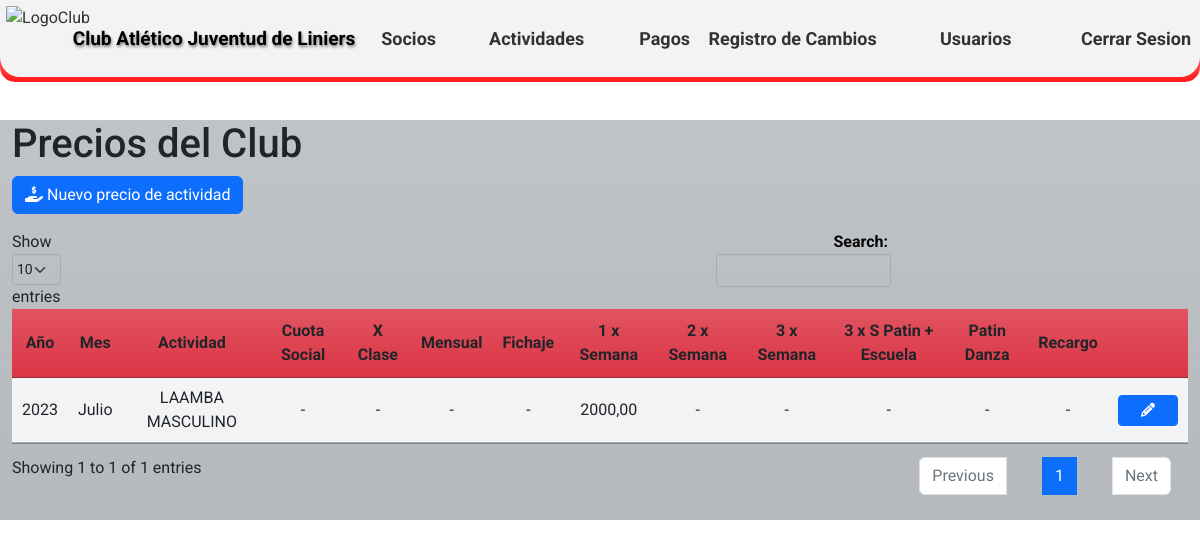
The app's page /prices_list/ (signed in), older data.
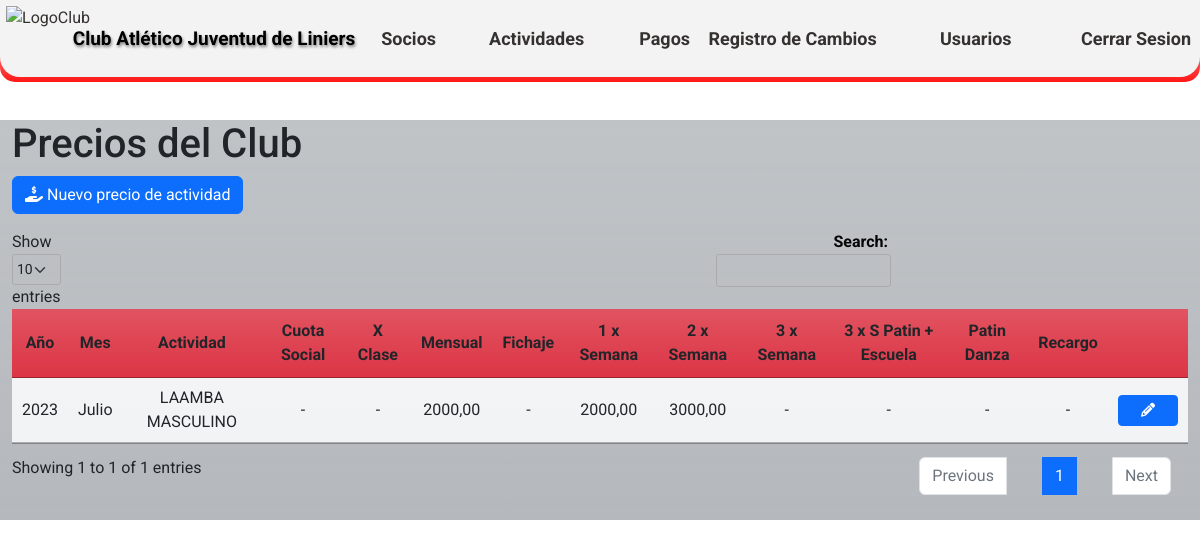
The same page, newer data.
### CAJL/aplications/prices/models.py (models this page shows)
class prices (models.Model):
    MES_CHOICES =(
        ('0', 'Enero'),
        ('1', 'Febrero'),
        ('2', 'Marzo'),
        ('3', 'Abril'),
        ('4', 'Mayo'),
        ('5', 'Junio'),
        ('6', 'Julio'),
        ('7', 'Agosto'),
        ('8', 'Septiembre'),
        ('9', 'Octubre'),
        ('10', 'Noviembre'),
        ('11', 'Diciembre'),
    )
    anio = models.IntegerField ('Año', blank=False, null=False, default='2023')
    mes = models.CharField('Mes',max_length=2, choices=MES_CHOICES, default='0', blank=False, null=False)
    actividad = models.ForeignKey(activities, on_delete=models.CASCADE, blank=False, null=False)
    valor_clase_consulta = models.DecimalField('Valor de la clase por consulta', max_digits=10, decimal_places=2,blank=True, null=True)
    valor_mensual_fijo = models.DecimalField ('Valor mensual fijo', max_digits=10, decimal_places=2,blank=True, null=True)
    valor_mensual_1semana = models.DecimalField('Valor mensual por 1 vez a la semana', max_digits=10, decimal_places=2,blank=True, null=True)
    valor_mensual_2semana = models.DecimalField ('Valor mensual por 2 veces a la semana',max_digits=10, decimal_places=2,blank=True, null=True)
    valor_clase_3semana = models.DecimalField('Valor mensual por 3 veces a la semana', max_digits=10, decimal_places=2,blank=True, null=True)
    valor_patindanza = models.DecimalField('Valor mensual de Patin con danza', max_digits=10, decimal_places=2,blank=True, null=True)
    valor_patin3semanaescula = models.DecimalField('Valor mensual de 3 veces por semana de Patín + escuela', max_digits=10, decimal_places=2,blank=True, null=True)
    valor_fichaje_anual = models.DecimalField('Valor del fichaje anual', max_digits=10, decimal_places=2,blank=True, null=True)
    valor_libre = models.DecimalField ('Valor libre', max_digits=10, decimal_places=2,blank=True, null=True)
    cuota_social = models.DecimalField('Cuota Social', max_digits=10, decimal_places=2,blank=True, null=True)
    medio_mes = models.DecimalField('Medio Mes', max_digits=10, decimal_places=2,blank=True, null=True)
    mes_impago = models.DecimalField('Recargo', max_digits=10, decimal_places=2,blank=True, null=True)
    user = models.ForeignKey(User, on_delete=models.CASCADE)
    class Meta:
        verbose_name = 'Precio'
        verbose_name_plural = 'Precios del club'
        ordering = ['-anio']

### CAJL/aplications/activities/models.py (models this page shows, shortened)
class activities (models.Model):
    ACTIV_CHOICES =(
        ('0', 'Mensual'),
        ('1', 'Porcentaje'),
        ('2', 'Alquiler'),
    )
    nombre_actividad = models.CharField ('Nombre de la actividad',max_length=30)
    tipo_actividad = models.CharField('Tipo de cobro de la actividad',max_length=2, choices=ACTIV_CHOICES, default='0')
    descripcion = models.CharField('Descripción', max_length=50, blank=True)
    user = models.ForeignKey(User, on_delete=models.CASCADE)
    class Meta:
        verbose_name = 'Actividad'
        verbose_name_plural = 'Actividades del club'
        ordering = ['id']

### CAJL/aplications/prices/views.py (the view)
# urls.py: path('prices_list/', prices_list, name='prices_list'),
@login_required
def prices_list(request):
    price_data = prices.objects.all()
    context = {
        'price_data': price_data,
    }
    return render(request, 'prices/prices_list.html', context)

### templates/prices/prices_list.html (shortened to what this page needs)
{% extends 'loginregister/base.html' %}
{% load static %}
{% block content %}
<!DOCTYPE html>
<html>
<head>
    <link rel="stylesheet" type="text/css" href={% static 'css/Estilos_DT.css' %} media="screen">
    <link rel="stylesheet" href="https://cdnjs.cloudflare.com/ajax/libs/font-awesome/6.2.0/css/all.min.css"/>
    <link rel="stylesheet" type="text/css" href="https://cdn.datatables.net/1.10.25/css/jquery.dataTables.min.css">
     <link type="text/css" href="https://cdn.datatables.net/responsive/2.5.0/css/responsive.dataTables.min.css" rel="stylesheet" >
</head>
<body>
<br>
<br>
<br>
<br>
    <div class="container h-60 my-4">
        <div class="row">
            <div class="col-xl-12 bg-secondary bg-gradient bg-opacity-50">
                <h1>Precios del Club</h1>
                <div class="row mb-3">
                    <div class="col-md-6">
                        <button id="btn_Precio" class="btn btn-primary"><i class="fa-solid fa-hand-holding-dollar"></i></i> Nuevo precio de actividad</button>
                    </div>
                </div>
                    <table id="prices-table" class="display table table-striped">
                        <thead>
                            <tr class="bg-danger bg-gradient">
                                <th class="centered">Año</th>
                                <th class="centered">Mes</th>
                                <th class="centered">Actividad</th>
                                <th class="centered">Cuota Social</th>
                                <th class="centered">X Clase</th>
                                <th class="centered">Mensual</th>
                                <th class="centered">Fichaje</th>
                                <th class="centered">1 x Semana</th>
                                <th class="centered">2 x Semana</th>
                                <th class="centered">3 x Semana</th>
                                <th class="centered">3 x S Patin + Escuela</th>
                                <th class="centered">Patin Danza</th>
                                <th class="centered">Recargo</th>
                                <th class="centered"></th>
                            </tr>
                            <tbody  class="bg-light bg-gradient">
                                {% for price in price_data %}
                                <tr>
                                  <td class="centered">{{ price.anio }}</td>
                                  <td class="centered">{{ price.get_mes_display }}</td>
                                  <td class="centered">{{ price.actividad.nombre_actividad }}</td>
                                  <td class="centered">{% if price.cuota_social %}{{ price.cuota_social }}{% else %}-{% endif %}</td>
                                  <td class="centered">{% if price.valor_clase_consulta %}{{ price.valor_clase_consulta }}{% else %}-{% endif %}</td>
                                  <td class="centered">{% if price.valor_mensual_fijo %}{{ price.valor_mensual_fijo }}{% else %}-{% endif %}</td>
                                  <td class="centered">{% if price.valor_fichaje_anual %}{{ price.valor_fichaje_anual }}{% else %}-{% endif %}</td>
                                  <td class="centered">{% if price.valor_mensual_1semana %}{{ price.valor_mensual_1semana }}{% else %}-{% endif %}</td>
                                  <td class="centered">{% if price.valor_mensual_2semana %}{{ price.valor_mensual_2semana }}{% else %}-{% endif %}</td>
                                  <td class="centered">{% if price.valor_clase_3semana %}{{ price.valor_clase_3semana }}{% else %}-{% endif %}</td>
                                  <td class="centered">{% if price.valor_patin3semanaescula %}{{ price.valor_patin3semanaescula }}{% else %}-{% endif %}</td>
                                  <td class="centered">{% if price.valor_patindanza %}{{ price.valor_patindanza }}{% else %}-{% endif %}</td>
                                  <td class="centered">{% if price.mes_impago %}{{ price.mes_impago }}{% else %}-{% endif %}</td>
                                  <td class="centered">
                                    <a href={% url 'detalles_precio' price.id %} class="btn btn-sm btn-primary btn-custom-width">
                                    <i class="fas fa-pencil-alt"></i>
                                    </a>
                                  </td>
                                </tr>
                                  {% endfor %}
                            </tbody>
                        </thead>
                    </table>
            </div>
        </div>
    </div>
</body>
</html>
{% endblock %}

### templates/loginregister/base.html (shortened to what this page needs)
<!DOCTYPE html>
<html lang="es">
<head>
  {% load static %}
    <link rel="stylesheet" type="text/css" href={% static 'css/EstilosHome1.css' %} media="screen">
    <link rel="stylesheet" href="https://cdnjs.cloudflare.com/ajax/libs/animate.css/4.1.1/animate.min.css">
    <link rel="stylesheet" href="https://cdn.jsdelivr.net/npm/bootstrap@5.2.2/dist/css/bootstrap.min.css"
 />
    <link
    rel="stylesheet"
    href="https://cdnjs.cloudflare.com/ajax/libs/font-awesome/6.2.0/css/all.min.css"
   />
<body>
 <section class="sec">
    <header>
        <nav>
            <ul id="ContenedorMenu">
                <li class="ItemMenu Logo centrado"><a title="Volver al menu principal" class="centrado" href={% url 'home' %}><img class="LogoMenu" src="https://github.com/MarcoNu97/Proyecto_CAJL/blob/main/Interfaz%20Principal/ImagenesHome/EscudoHome.png?raw=true" alt="LogoClub"></a></li>
                <li class="ItemMenu Titulo"><a title="Volver al menu principal" class="Texto centrado Tx animate__animated animate__pulse" href={% url 'home' %}>Club Atlético Juventud de Liniers</a></li>
                {% if request.user.is_authenticated %}
                <li class="ItemMenu M2 h centrado"><a class="h centrado" href={% url 'socios' %}>Socios</a></li>
                <li class="ItemMenu M2 h centrado">
                    <a class="h centrado dropa1" onmouseover="toggleDropdown()" href={% url 'actividades' %}>Actividades</a>
                </li>
                <li class="ItemMenu M2 h centrado"><a class="h centrado" href={% url 'payments_list' %}>Pagos</a></li>
                <li class="ItemMenu M2 h centrado"><a class="h centrado CerrarS" href={% url 'change_log_view' %}>Registro de Cambios</a></li>
                {% if user.is_superuser %}
                <li class="ItemMenu M2 h centrado"><a class="h CerrarS centrado" href={% url 'user_list' %}>Usuarios</a></li>
                {% endif %}
                <li class="ItemMenu M2 h centrado"><a class="h CerrarS centrado" href={% url 'exit' %}>Cerrar Sesion</a></li>
                {% else %}
                <li class="ItemMenu M2 h centrado"><a class="h centrado"></a></li>
                <li class="ItemMenu M2 h centrado"><a class="h centrado" href={% url 'login' %}>Ingresar</a></li>
                <li class="ItemMenu M2 h centrado"><a class="h centrado" href={% url 'register' %}>Registrarse</a></li>
                {% endif %}
            </ul>
        </nav>
    </header>
 </section>
</body>
{% block content %}{% endblock %}

### static/css/EstilosHome1.css (style rules this page uses)
* { margin: 0; padding: 0; box-sizing: border-box; font-family: 'Roboto', sans-serif; }
body { background-color: #d1d6c1; margin: 0; padding: 0; background-image: url('https://github.com/MarcoNu97/Proyectos-Django/blob/main/Club-Atletico-Juventud-De-Liniers/static/images/Interior%20del%20Club.jpg?raw=true'); background-size: cover; background-position: center; background-attachment: fixed; background-repeat: no-repeat; }
nav { background: linear-gradient(#fcfcfc, #ff1717); background-repeat: no-repeat; position: fixed; top: 0; width: 100%; height: 82px; border-radius: 0px 0px 15px 15px; transition: top 0.3s; z-index: 999; }
nav ul { list-style: none; padding: 0; margin: 0; display: flex; justify-content: space-around; align-items: center; height: 100%; }
nav ul li { text-align: center; }
nav ul li a { text-decoration: none; color: #363131; }
.centrado { display: grid; justify-content: center; align-items: center; }
#ContenedorMenu { background-color: #f3f3f3; background-repeat: no-repeat; height: 77px; display: grid; grid-template-columns: 70px 1.2fr 0.4fr 0.4fr 0.3fr 0.8fr 0.7fr 0.5fr; grid-template-rows: 100%; margin-top: 0px; padding: 0px; border-radius: 0px 0px 20px 20px; }
.ItemMenu { list-style-type: none; width: 6rem; height: 98%; }
.M2 { font-weight: bold; font-size: 18px; width: 8rem; }
.LogoMenu { height: 65px; }
.Logo { border-radius: 0px 0px 0px 10px; }
.Texto { padding: 0; font-size: 18px; width: 17rem; font-weight: bold; color: #000000; text-shadow: 1px 2px 3px grey; }
.Tx { font-size: 19px; width: 18rem; margin-top: 25%; }
.CerrarS { width: 11rem; text-align: end; }

### static/css/Estilos_DT.css (style rules this page uses)
div.container { max-width: 1300px; }
.centered { text-align: center !important; vertical-align: middle !important; }
.btn-custom-width { width: 60px; }

Row changes from the older to the newer data that the page shows:
changed prices "Julio": valor_mensual_fijo (not shown) → "2000,00"; valor_mensual_2semana (not shown) → "3000,00"; no longer shows "-"
